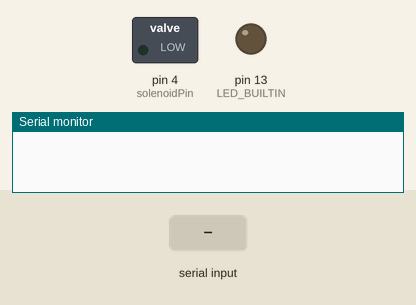
Simulated run of this sketch. Board: Arduino Uno, built with avr-gcc and run on an emulated ATmega328P. On the bench: switched loads named in the sketch (green lamp = pin HIGH), output pins drawn as LEDs (lit = HIGH), the last lines printed to the serial monitor. The test bench sets the inputs (shaded band).

Above: at 1.2 s.
1.3 s: "call\n" received over Serial
2.8 s: "on\n" received over Serial
At 3.7 s:
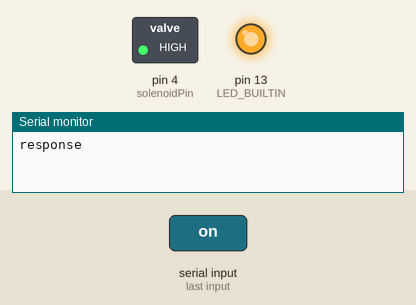
Timing chart, 0 to 5.8 s (numbered marks = the images above; inputs shaded):
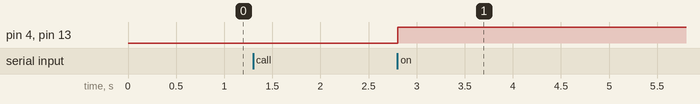

Measured:
- after the input at 2.8 s, pin 4 (solenoidPin), pin 13 (LED_BUILTIN): LOW → HIGH at once

The sketch:

tap_controller.ino
```cpp
// Indicates which pin the solenoid is connected to
int solenoidPin = 4;
// Declares an empty string to hold incoming data
String inputString = "";
// Indicates whether the incoming string is complete
boolean stringComplete = false;
// Indicates the connection status to the hub
boolean connection = false;

void setup() {
  // Begins serial transmission with Baud rate 9600
  Serial.begin(9600);
  // Sets the pins as outputs
  pinMode(solenoidPin, OUTPUT);
  pinMode(LED_BUILTIN, OUTPUT);
}

void loop() {
  // What to do when the string is complete
  if (stringComplete) {
    // Trims off the new line ending characters
    inputString.trim();
    // If the controller receives a call
    if (inputString == "call") {
      // Returns a response to initiate connection
      Serial.println("response");
      // Sets the connection status
      connection = true;
    }
    if (stringComplete and connection == true) {
      // If the command to open the tap is received
      if (inputString == "on")
        // Opens the valve
        tapControl(true);
      // If the command to close the tap is received
      else if (inputString == "off")
        // Closes the valve
        tapControl(false);
    }
    // Clears the input string for new data
    inputString = "";
    // Resets the Boolean flag
    stringComplete = false;
  }
}

/*
  SerialEvent occurs whenever a new data comes in the hardware
  serial RX and is run between each run of the loop()
*/
void serialEvent() {
  // If there is data in the serial buffer
  while (Serial.available()) {
    // Get the new byte
    char inChar = (char)Serial.read();
    // Add it to the inputString to build up the message
    inputString += inChar;
    // The new line charcter indicates the message is complete
    if (inChar == '\n') {
      // Set the global flag to indciate the message is complete
      stringComplete = true;
    }
  }
}

// Opens/closes the valve and sets the LED depending on the command
void tapControl(boolean command) {
  if (command == true) {
    // Switches Solenoid ON
    digitalWrite(solenoidPin, HIGH);
    // Switches indicator LED ON
    digitalWrite(LED_BUILTIN, HIGH);
  }
  else if (command == false) {
    //Switches Solenoid OFF
    digitalWrite(solenoidPin, LOW);
    // Switches indicator LED OFF
    digitalWrite(LED_BUILTIN, LOW);
  }
  // Closes the connecton status
  connection = false;
}
```
